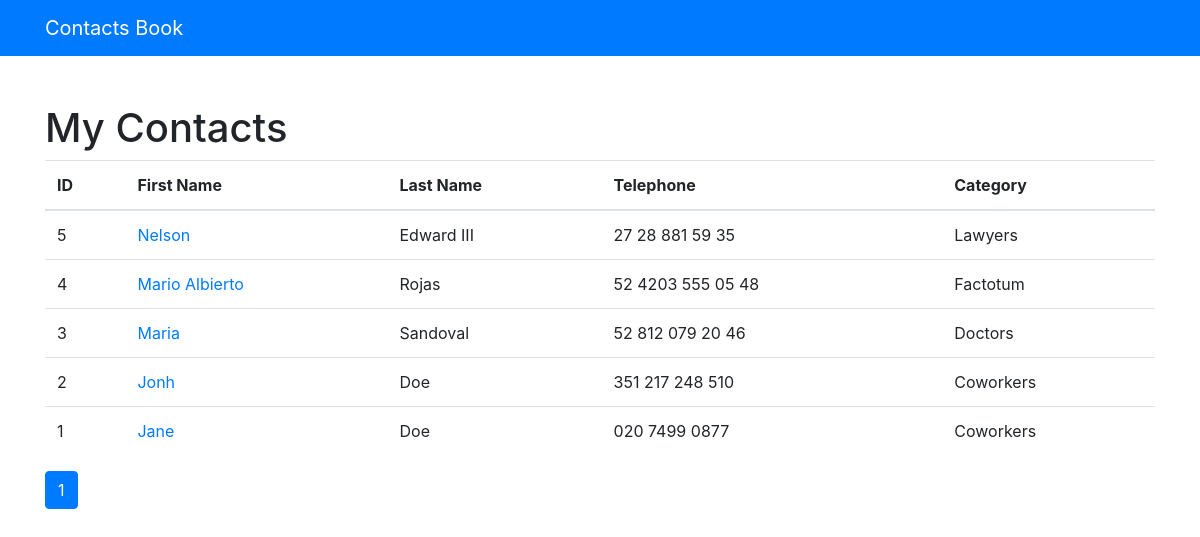
/, run on an earlier commit of the app's database.
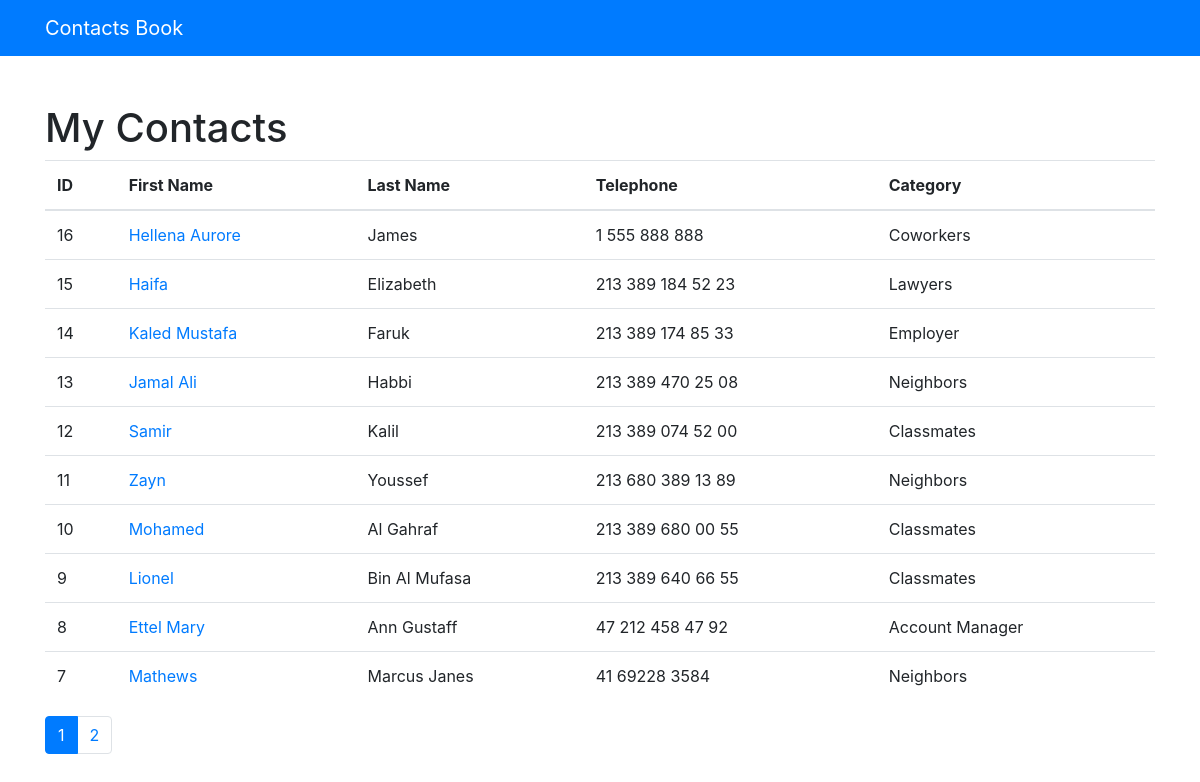
And on a later commit of the database.
### contacts/models.py (models this page shows, shortened)
class Contact(models.Model):
    first_name = models.CharField(max_length=254, null=False, blank=False)
    last_name = models.CharField(max_length=254, null=False, blank=False)
    telephone = models.CharField(max_length=20, null=False, blank=False)
    email = models.EmailField(max_length=254, blank=True)
    creation_date = models.DateTimeField(default=timezone.now)
    description = models.TextField(blank=True)
    category = models.ForeignKey(Category, on_delete=models.DO_NOTHING)
    show = models.BooleanField(default=True)

class Category(models.Model):
    name = models.CharField(max_length=154, blank=True)
    def __str__(self):
        return self.name

### contacts/views.py (the view)
# urls.py: path('', views.index, name='index'),
def index(request):
    contacts = Contact.objects.order_by('-id').filter(
        show=True
    )
    paginator = Paginator(contacts, 10)
    page = request.GET.get('page')
    contacts = paginator.get_page(page)
    return render(request, 'contacts/index.html', {
        'contacts': contacts
    })

### contacts/templates/contacts/index.html
{% extends 'base.html' %}
{% block content %}
    <h1 class="mt-5">My Contacts</h1>
    <table class="table">
        <thead>
        <tr>
            <th>ID</th>
            <th>First Name</th>
            <th>Last Name</th>
            <th>Telephone</th>
            <th>Category</th>
        </tr>
        </thead>
        <tbody>
        {% for contact in contacts %}
                <tr>
                <td>{{ contact.id }}</td>
                    <td>
                        <a href="{% url 'show_contact' contact.id %}"> {{ contact.first_name }}</a>
                    </td>
                    <td>{{ contact.last_name }}</td>
                    <td>{{ contact.telephone }}</td>
                    <td>{{ contact.category }}</td>
                </tr>
        {% endfor %}
        </tbody>
    </table>
    <nav aria-label="Page navigation example">
        <ul class="pagination">
            {% for pages in contacts.paginator.page_range %}
                {% if contacts.number == pages %}
                    <li class="page-item active"><a class="page-link" href="?page={{ pages }}">{{ pages }}</a></li>
                {% else %}
                    <li class="page-item "><a class="page-link" href="?page={{ pages }}">{{ pages }}</a></li>
                {% endif %}
            {% endfor %}
        </ul>
    </nav>
{% endblock %}

### templates/base.html (shortened to what this page needs)
{% load static %}
<!DOCTYPE html>
<html lang="en">
<head>
    {% include 'partial/_head.html' %}
</head>
<body>
{% include 'partial/_navigation.html' %}
<div class="container">
    <div class="row">
        <div class="col-lg-12">
            {% block content %}
            {% endblock %}
        </div>
    </div>
</div>
</body>
</html>

### templates/partial/_head.html (shortened to what this page needs)
{% load static %}
<link href="{% static 'vendor/bootstrap/css/bootstrap.min.css' %}" rel="stylesheet">

### templates/partial/_navigation.html (shortened to what this page needs)
{% load static %}
<nav class="navbar navbar-expand-lg navbar-dark bg-primary static-top">
    <div class="container">
        <a class="navbar-brand" href="{% url 'index' %}">Contacts Book</a>
    </div>
</nav>

What changed in the data, as far as the page shows it:
no longer on this page (row unchanged): Contact: id "5", first_name "Nelson", last_name "Edward III", telephone "27 28 881 59 35", category "Lawyers"
no longer on this page (row unchanged): Contact: id "4", first_name "Mario Albierto", last_name "Rojas", telephone "52 4203 555 05 48", category "Factotum"
no longer on this page (row unchanged): Contact: id "3", first_name "Maria", last_name "Sandoval", telephone "52 812 079 20 46", category "Doctors"
no longer on this page (row unchanged): Contact: id "2", first_name "Jonh", last_name "Doe", telephone "351 217 248 510", category "Coworkers"
no longer on this page (row unchanged): Contact: id "1", first_name "Jane", last_name "Doe", telephone "020 7499 0877", category "Coworkers"
added Contact: id "16", first_name "Hellena Aurore", last_name "James", telephone "1 555 888 888", category "Coworkers"
added Contact: id "15", first_name "Haifa", last_name "Elizabeth", telephone "213 389 184 52 23", category "Lawyers"
added Contact: id "14", first_name "Kaled Mustafa", last_name "Faruk", telephone "213 389 174 85 33", category "Employer"
added Contact: id "13", first_name "Jamal Ali", last_name "Habbi", telephone "213 389 470 25 08", category "Neighbors"
added Contact: id "12", first_name "Samir", last_name "Kalil", telephone "213 389 074 52 00", category "Classmates"
added Contact: id "11", first_name "Zayn", last_name "Youssef", telephone "213 680 389 13 89", category "Neighbors"
added Contact: id "10", first_name "Mohamed", last_name "Al Gahraf", telephone "213 389 680 00 55", category "Classmates"
added Contact: id "9", first_name "Lionel", last_name "Bin Al Mufasa", telephone "213 389 640 66 55", category "Classmates"
added Contact: id "8", first_name "Ettel Mary", last_name "Ann Gustaff", telephone "47 212 458 47 92", category "Account Manager"
added Contact: id "7", first_name "Mathews", last_name "Marcus Janes", telephone "41 69228 3584", category "Neighbors"
Also different on the page:
new list line: "2"
